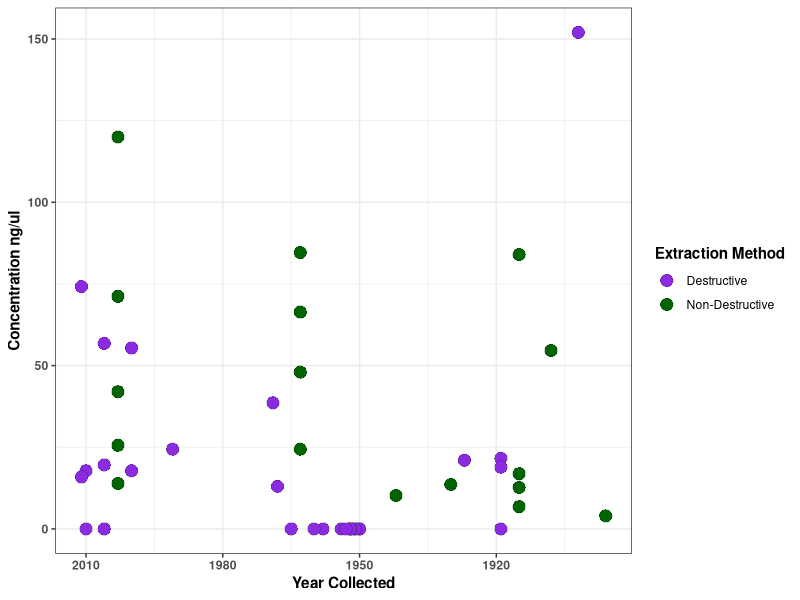
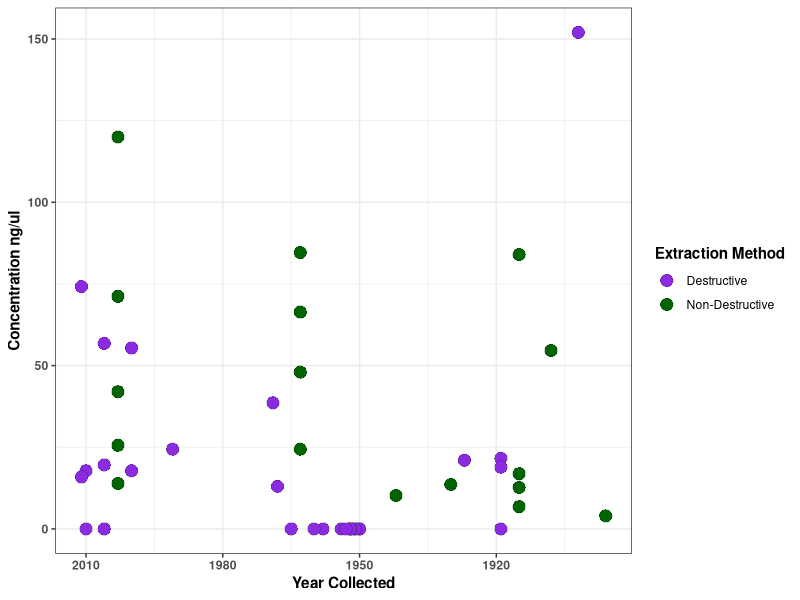

Recreate these plots in R, in order.
library(tidyverse)
df <- read.csv("metadata/LocationData.csv")

df <- df %>% 
  select(Date.Collected, Concentration..ng.μl., Extraction.Method) %>% 
  rename(date_collected = Date.Collected,
         concentration = Concentration..ng.μl.,
         method = Extraction.Method)

ggplot(df, aes(x = date_collected)) + 
  geom_point(aes(y = concentration, fill = method), shape=21, size=4.25, stroke=0.1, color="black") +
  scale_fill_manual(values = c("blueviolet", "darkgreen")) +
  #geom_line(aes(y=Concentration..ng.ul.) + 
  scale_x_reverse() +
  theme_bw(base_size = 11) +
  theme(panel.border = element_rect(linetype = "solid", fill = NA),
        strip.background = element_rect(colour = "black", fill = "white"),
        axis.title = element_text(face = "bold"),
        legend.title = element_text(face = "bold"),
        strip.text = element_text(face = "bold"),
        axis.text = element_text(face = "bold")) +
  labs(x = "Year Collected", y = "Concentration ng/ul", fill = 'Extraction Method')
ggsave("plots/CollectionVsConcentration.pdf", units = "in", width = 10, height = 8)
